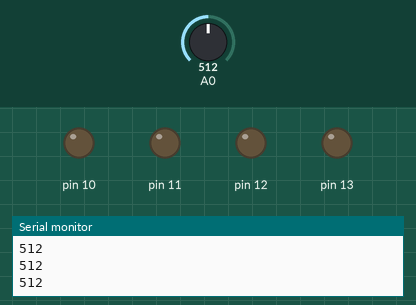
Recording of a sketch running on a simulated Arduino Uno, built with avr-gcc and run on an emulated ATmega328P. On the bench: output pins drawn as LEDs (lit = HIGH), the last lines printed to the serial monitor. The inputs (shaded band) are chosen by the test bench; at power-on: A0 = 512.

Above: at 1.2 s.
1.3 s: A0 set to 538
2.8 s: A0 set to 560
At 4.0 s:
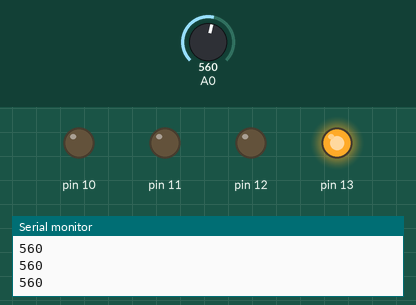
4.3 s: A0 set to 584
5.8 s: A0 set to 616
At 6.4 s:
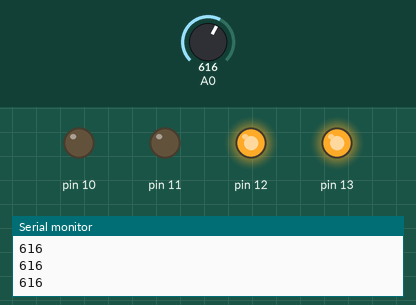
7.3 s: A0 set to 690
8.8 s: A0 set to 708
At 10.2 s:
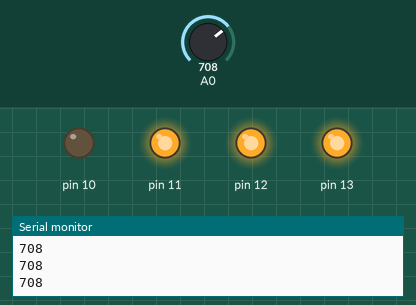
Timing chart, 0 to 11.3 s (numbered marks = the images above; inputs shaded):
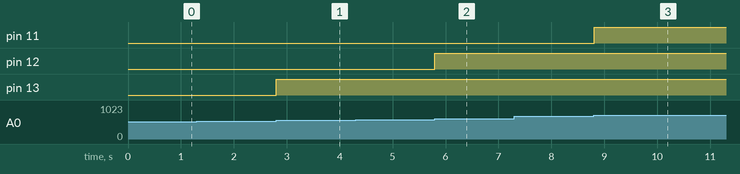

The sketch:

LDR.ino
```cpp
int LDRvalor = 0;

void setup()
{
  pinMode(A0, INPUT);
  Serial.begin(9600);

  pinMode(13, OUTPUT);
  pinMode(12, OUTPUT);
  pinMode(11, OUTPUT);
  pinMode(10, OUTPUT);
}

void loop()
{
  LDRvalor = analogRead(A0);
  Serial.println(LDRvalor);
  if (LDRvalor < 550) {
    digitalWrite(13, LOW);
    digitalWrite(12, LOW);
    digitalWrite(11, LOW);
    digitalWrite(10, LOW);
  } else {
    if (LDRvalor < 600) {
      digitalWrite(13, HIGH);
      digitalWrite(12, LOW);
      digitalWrite(11, LOW);
      digitalWrite(10, LOW);
    } else {
      if (LDRvalor < 700) {
        digitalWrite(13, HIGH);
        digitalWrite(12, HIGH);
        digitalWrite(11, LOW);
        digitalWrite(10, LOW);
      } else {
        if (LDRvalor < 800) {
          digitalWrite(13, HIGH);
          digitalWrite(12, HIGH);
          digitalWrite(11, HIGH);
          digitalWrite(10, LOW);
        } else {
          digitalWrite(13, HIGH);
          digitalWrite(12, HIGH);
          digitalWrite(11, HIGH);
          digitalWrite(10, HIGH);
        }
      }
    }
  }
  delay(10); // Delay a little bit to improve simulation performance
}
```

Measured:
- the behaviour switches between 549 and 550 on A0 (found by bisection; images 0 and 1)
- the behaviour switches between 599 and 600 on A0 (found by bisection; images 1 and 2)
- the behaviour switches between 699 and 700 on A0 (found by bisection; images 2 and 3)
- after the input at 2.8 s, pin 13: LOW → HIGH at once
- after the input at 5.8 s, pin 12: LOW → HIGH at once
- after the input at 8.8 s, pin 11: LOW → HIGH at once
